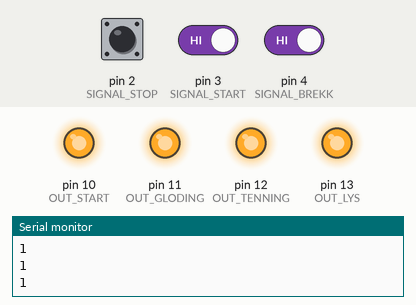
Bench run of a sketch on a simulated Arduino Uno, built with avr-gcc and run on an emulated ATmega328P. Parts: output pins drawn as LEDs (lit = HIGH), the last lines printed to the serial monitor. The inputs (shaded band) are chosen by the test bench; at power-on: pin 3 (SIGNAL_START) HIGH, pin 4 (SIGNAL_BREKK) HIGH, pin 2 (SIGNAL_STOP) HIGH.

Above: at 1.2 s.
1.3 s: pin 3 (SIGNAL_START) driven LOW and pin 4 (SIGNAL_BREKK) driven LOW
At 2.1 s:
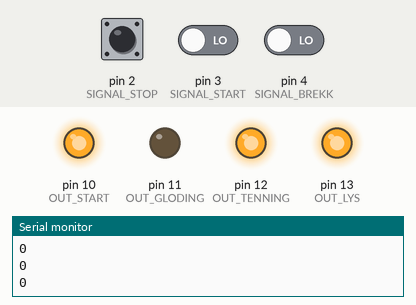
At 7.1 s:
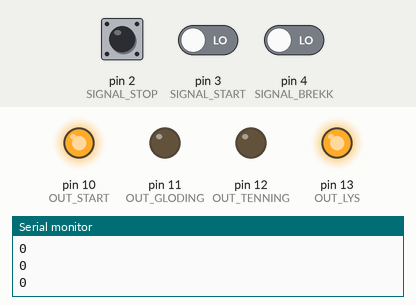
11.8 s: pin 3 (SIGNAL_START) driven LOW
At 20.1 s:
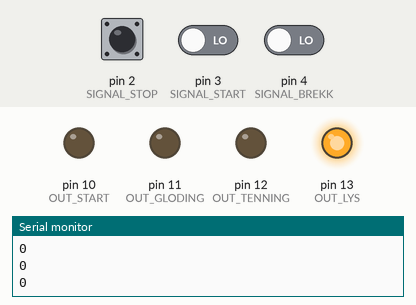
Timing chart, 0 to 20.8 s (numbered marks = the images above; inputs shaded):
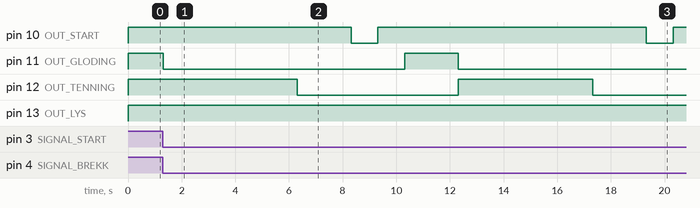

The sketch:

sketch_jan04a.ino
```cpp
#define SIGNAL_STOP   2
#define SIGNAL_START  3
#define SIGNAL_BREKK  4
#define OUT_START     10
#define OUT_GLODING   11
#define OUT_TENNING   12
#define OUT_LYS       13


void setup() {
pinMode(SIGNAL_STOP, INPUT_PULLUP);   //Stopp
pinMode(SIGNAL_START, INPUT_PULLUP);  //Start
pinMode(SIGNAL_BREKK, INPUT_PULLUP);  //Håndbrekk
pinMode(OUT_START, OUTPUT);           //Start
pinMode(OUT_GLODING, OUTPUT);         //Gløding
pinMode(OUT_TENNING, OUTPUT);         //Tenning
pinMode(OUT_LYS, OUTPUT);             //Lys

Serial.begin(9600);
}

void loop() {

int sensorVal = digitalRead(SIGNAL_START);  //read the pushbutton value into a variable
Serial.println(sensorVal);          //print out the value of the pushbutton
int sensorVal1 = digitalRead(SIGNAL_BREKK);
Serial.println(sensorVal1);         //print out the value of the pushbutton
int sensorVal2 = digitalRead(2);
Serial.println(sensorVal);          //print out the value of the pushbutton


digitalWrite(OUT_START, HIGH);
digitalWrite(OUT_GLODING, HIGH);
digitalWrite(OUT_TENNING, HIGH);
digitalWrite(OUT_LYS, HIGH);

if (sensorVal2 == LOW) {
digitalWrite(OUT_START, HIGH);
digitalWrite(OUT_GLODING, HIGH);
digitalWrite(OUT_TENNING, HIGH);
digitalWrite(OUT_LYS, HIGH);
} else {


}

if (sensorVal1 == LOW && sensorVal == LOW) {
digitalWrite(OUT_GLODING, LOW);
delay(5000);
digitalWrite(OUT_TENNING, LOW);
delay(2000);
digitalWrite(OUT_START, LOW);
delay(1000);
digitalWrite(OUT_START, HIGH);
delay(1000);
digitalWrite(OUT_GLODING, HIGH);
delay(2000);
} else {


}
}
```

Measured:
- after the input at 1.3 s, pin 10 (OUT_START): HIGH → LOW after 7.0 s, → HIGH 1.0 s later; pin 11 (OUT_GLODING): HIGH → LOW at once, → HIGH 9.0 s later; pin 12 (OUT_TENNING): HIGH → LOW after 5.0 s
